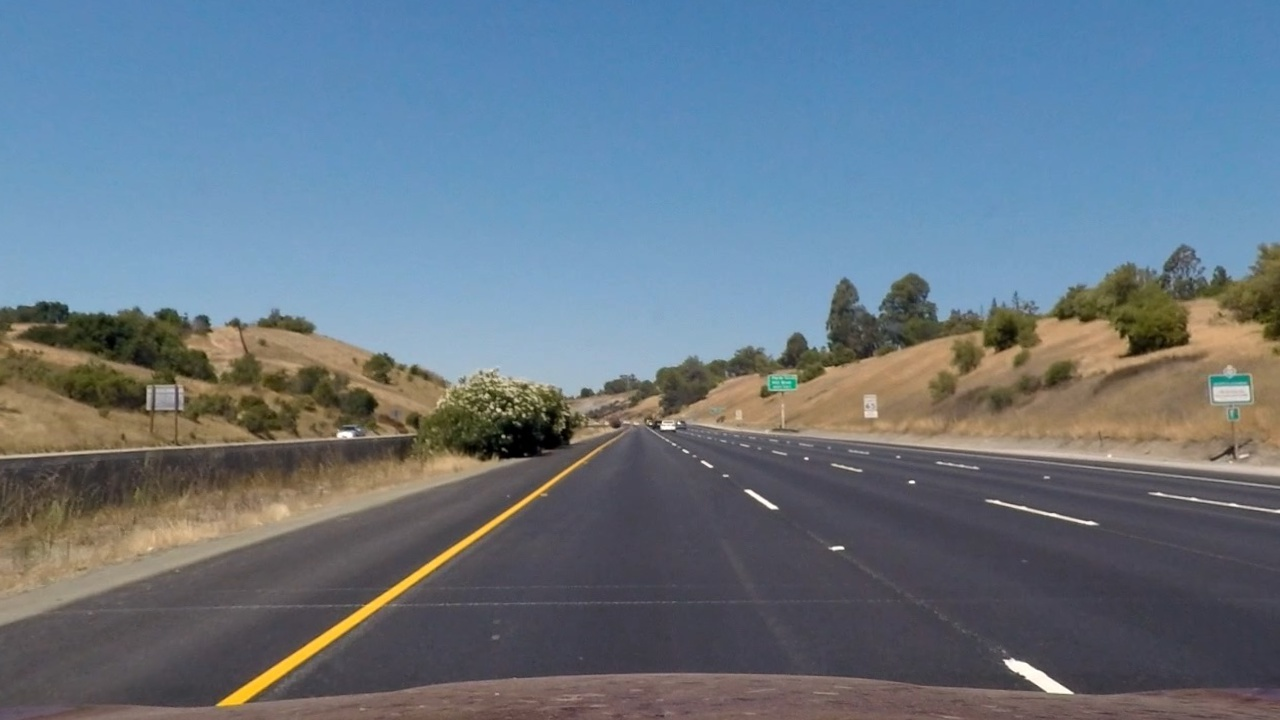
#> input picture output_images/undistorted_images/straight_lines1.jpg, 1280 x 720 px
$ python gradient_threshold.py   (older library calls are emulated)
#> lines starting #> are read from the running program, lines starting #| are printed output that depends on the picture; after the words box and inside, x2 and y2 are one past the last pixel; in counts of white or black regions, pixels touching at a corner belong together
### helper_functions.py
import os
import cv2
import shutil
import numpy as np

SCREENSIZE = (16, 8.5)
IM_SIZE = (1280, 720)
VARS_PATH = 'output_images/'

CALIB_IMS = 'camera_cal/'
CORNER_IMS = 'output_images/cam_calibration_images/'
CHESS_X = 9
CHESS_Y = 6
TRANS_IMS = 'output_images/perspective_transformation_images/'
STRAIGHT_IMS = ('output_images/undistorted_images/straight_lines1.jpg',
                'output_images/undistorted_images/straight_lines2.jpg')

TEST_IMS = '../test_images/'
UNDIST_IMS = '../output_images/undistorted_images/'

GRAD_THRESH_IMS = '../output_images/gradient_thresholded_images/'
COLOR_THRESH_IMS = '../output_images/color_thresholded_images/'
THRESH_IMS = '../output_images/combined_threshold_images/'

WARPED_IMS = '../output_images/warped_images/'

YM_PER_PIX = 30/720  # meters per pixel in y dimension
XM_PER_PIX = 3.7/700  # meters per pixel in x dimension
DETECT_IMS = '../output_images/lane_detection_images/'


def load_images_as_rgb(folder):
#> called with folder = '../output_images/undistorted_images/'
    loaded_images, loaded_filenames = [], []
    for filename in os.listdir(folder):
        if os.path.isfile(os.path.join(folder, filename)):
            im = cv2.imread(os.path.join(folder, filename))
#> im is the input picture: shape (720, 1280, 3); mean B, G, R 131.6, 118.3, 103.6
            im = cv2.cvtColor(im, cv2.COLOR_BGR2RGB)
            if im is not None:
                loaded_images.append(im)
                loaded_filenames.append(filename)
    print("Loaded {} images".format(len(loaded_images)))
#| Loaded 2 images
    return loaded_images, loaded_filenames


def create_or_rewrite(folder_name):
    if os.path.exists(folder_name):
        shutil.rmtree(folder_name)
    os.makedirs(folder_name)


# [4 lines left out: function undistort, not called in this run]


def abs_sobel_threshold(img, orient, sobel_kernel, thresh):
    # 1) Convert to grayscale
    gray = cv2.cvtColor(img, cv2.COLOR_RGB2GRAY)
    # 2) Take the derivative in x or y given orient = 'x' or 'y',
    # 3) Take the absolute value of the derivative or gradient
    if orient == 'x':
        abs_sobel = np.absolute(cv2.Sobel(gray, cv2.CV_64F, 1, 0, ksize=sobel_kernel))
    if orient == 'y':
        abs_sobel = np.absolute(cv2.Sobel(gray, cv2.CV_64F, 0, 1, ksize=sobel_kernel))
    # 4) Scale to 8-bit (0 - 255) then convert to type = np.uint8
    scaled_sobel = np.uint8(255 * abs_sobel / np.max(abs_sobel))
    # 5) Create a mask of 1's where the scaled gradient magnitude is > thresh_min and < thresh_max
    binary = np.zeros_like(scaled_sobel)
    binary[(scaled_sobel >= thresh[0]) & (scaled_sobel <= thresh[1])] = 1
    # 6) Return this mask as your binary_output image
    return binary


def mag_threshold(img, sobel_kernel, thresh):
    # 1) Convert to grayscale
    gray = cv2.cvtColor(img, cv2.COLOR_RGB2GRAY)
    # 2) Take the gradient in x and y separately
    sobelx = cv2.Sobel(gray, cv2.CV_64F, 1, 0, ksize=sobel_kernel)
    sobely = cv2.Sobel(gray, cv2.CV_64F, 0, 1, ksize=sobel_kernel)
    # 3) Calculate the magnitude
    gradmag = np.sqrt(sobelx ** 2 + sobely ** 2)
    # 4) Scale to 8-bit (0 - 255) and convert to type = np.uint8
    scale_factor = np.max(gradmag) / 255
    gradmag = (gradmag / scale_factor).astype(np.uint8)
    # 5) Create a binary mask where mag thresholds are met
    binary = np.zeros_like(gradmag)
    binary[(gradmag >= thresh[0]) & (gradmag <= thresh[1])] = 1
    # 6) Return this mask as your binary_output image
    return binary


def dir_threshold(img, sobel_kernel, thresh):
    # 1) Convert to grayscale
    gray = cv2.cvtColor(img, cv2.COLOR_RGB2GRAY)
    # 2) Take the gradient in x and y separately
    sobelx = cv2.Sobel(gray, cv2.CV_64F, 1, 0, ksize=sobel_kernel)
    sobely = cv2.Sobel(gray, cv2.CV_64F, 0, 1, ksize=sobel_kernel)
    # 3) Take the absolute value of the x and y gradients
    # 4) Use np.arctan2(abs_sobely, abs_sobelx) to calculate the direction of the gradient
    absgraddir = np.arctan2(np.absolute(sobely), np.absolute(sobelx))
    # 5) Create a binary mask where direction thresholds are met
    binary = np.zeros_like(absgraddir)
    binary[(absgraddir >= thresh[0]) & (absgraddir <= thresh[1])] = 1
    # Return the binary image
    return binary


# [217 lines left out: functions draw_lines, rgb_select, hls_select, ycrcb_select, lab_select, sliding_windows and 7 more, not called in this run]

### single_images_pipeline/gradient_threshold.py
import matplotlib.pyplot as plt
from helper_functions import *

images, filenames = load_images_as_rgb(UNDIST_IMS)      # read undistorted images and its filenames # PIPELINE!
#> images = 2 items; filenames = ['straight_lines1.jpg', 'straight_lines2.jpg']
create_or_rewrite(GRAD_THRESH_IMS)                      # dir for gradient-thresholded images
create_or_rewrite(GRAD_THRESH_IMS + 'comparisons')      # dir for gradient-thresholded ims comparison to originals

# Parameters
ksize = 5  # Choose a Sobel kernel size, a larger odd number gives smoother gradient measurements
grad_thresh = (50, 255)
mag_thresh = (50, 255)
dir_thresh = (0.5, 1.3)

########################################################################################################################

gradient_binary = []
for fname, img in zip(filenames, images):
    gradx_binary = abs_sobel_threshold(img, orient='x', sobel_kernel=ksize, thresh=grad_thresh)
    grady_binary = abs_sobel_threshold(img, orient='y', sobel_kernel=ksize, thresh=grad_thresh)
    mag_binary = mag_threshold(img, sobel_kernel=ksize, thresh=mag_thresh)
    dir_binary = dir_threshold(img, sobel_kernel=ksize, thresh=dir_thresh)

    combination = np.zeros_like(dir_binary)
    combination[((gradx_binary == 1) & (grady_binary == 1)) | ((mag_binary == 1) & (dir_binary == 1))] = 1
    gradient_binary.append(combination)
    cv2.imshow('gradient threshold image', 255*combination)
    cv2.waitKey(500)
    cv2.imwrite(GRAD_THRESH_IMS + fname, 255*combination)
#> this loop made 2 passes
#> (fname, scale_factor in mag_threshold) on passes 1 to 2: ('straight_lines1.jpg', 33.35), ('straight_lines2.jpg', 35.54)
#> pass 1, in abs_sobel_threshold, `gray = cv2.cvtColor(img, cv2.COLOR_RGB2GRAY)`:
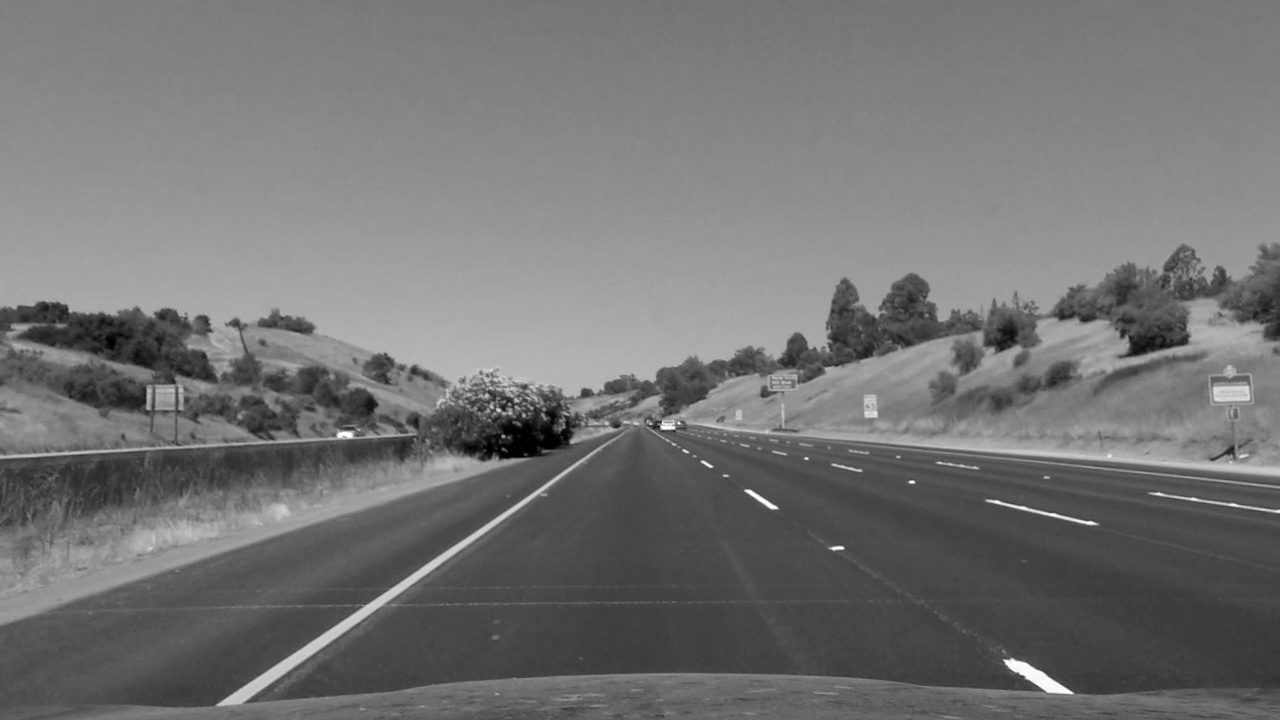
#> gray: shape (720, 1280); min 0, max 255, mean 115.4
#> pass 1, in abs_sobel_threshold, `abs_sobel = np.absolute(cv2.Sobel(gray, cv2.CV_64F, 1, 0, ksize=sobel_..`:
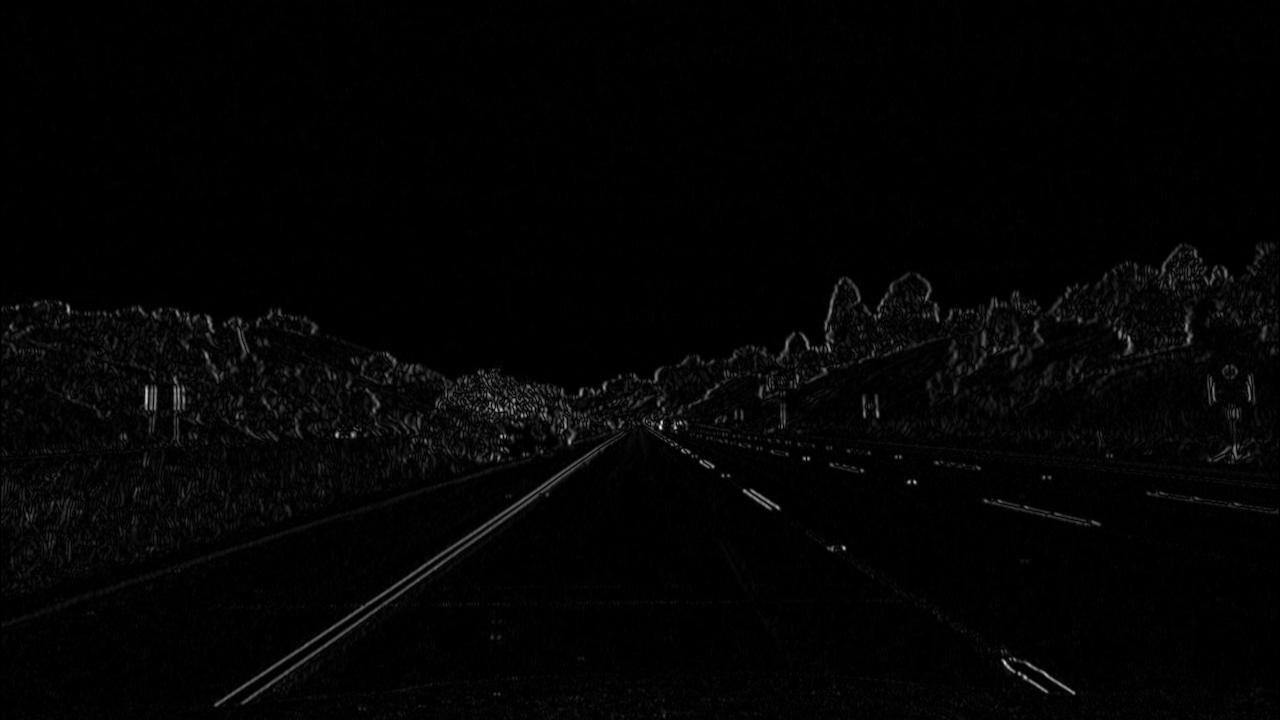
#> abs_sobel: shape (720, 1280) float64; min 0, max 8077, mean 132.4; drawn with min black and max white
#> pass 1, `gradx_binary = abs_sobel_threshold(img, orient='x', sobel_kernel=ksize..`:
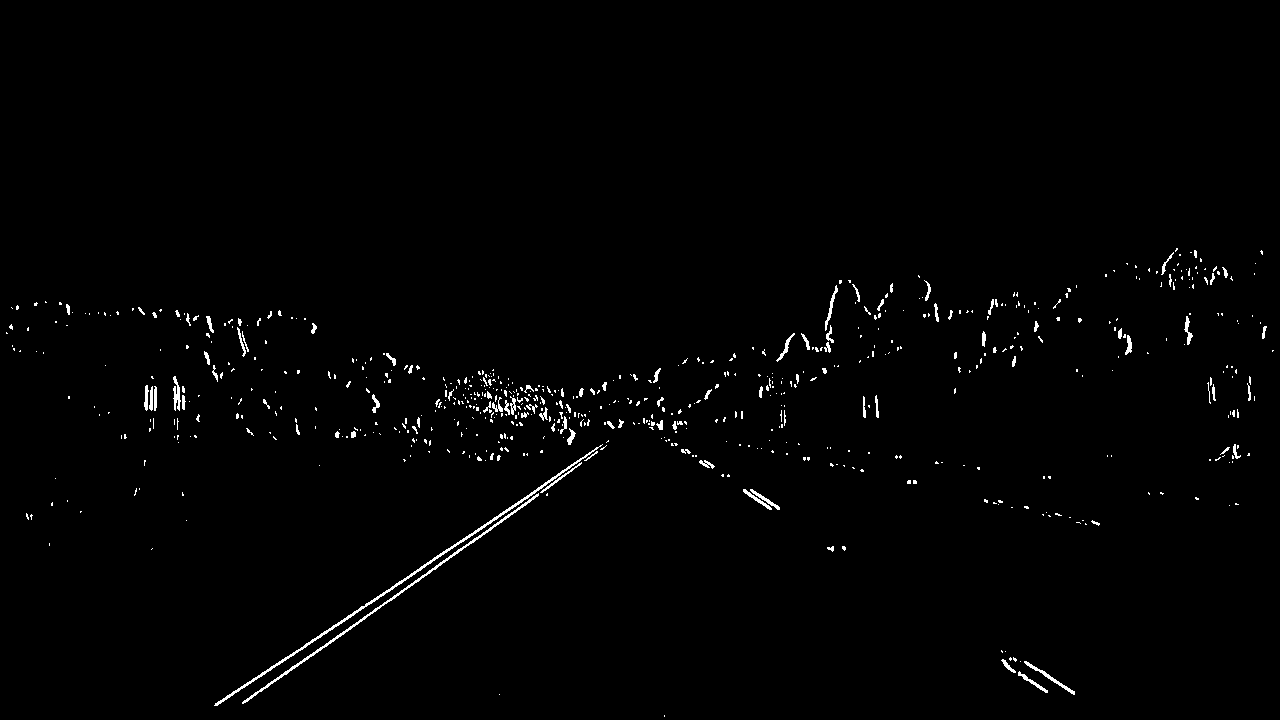
#> gradx_binary: shape (720, 1280); values 0 (black) and 1 (white), 1.1% white in thin lines or dots, all inside (x1, y1, x2, y2) = (6, 248, 1274, 717)
#> after the loop:
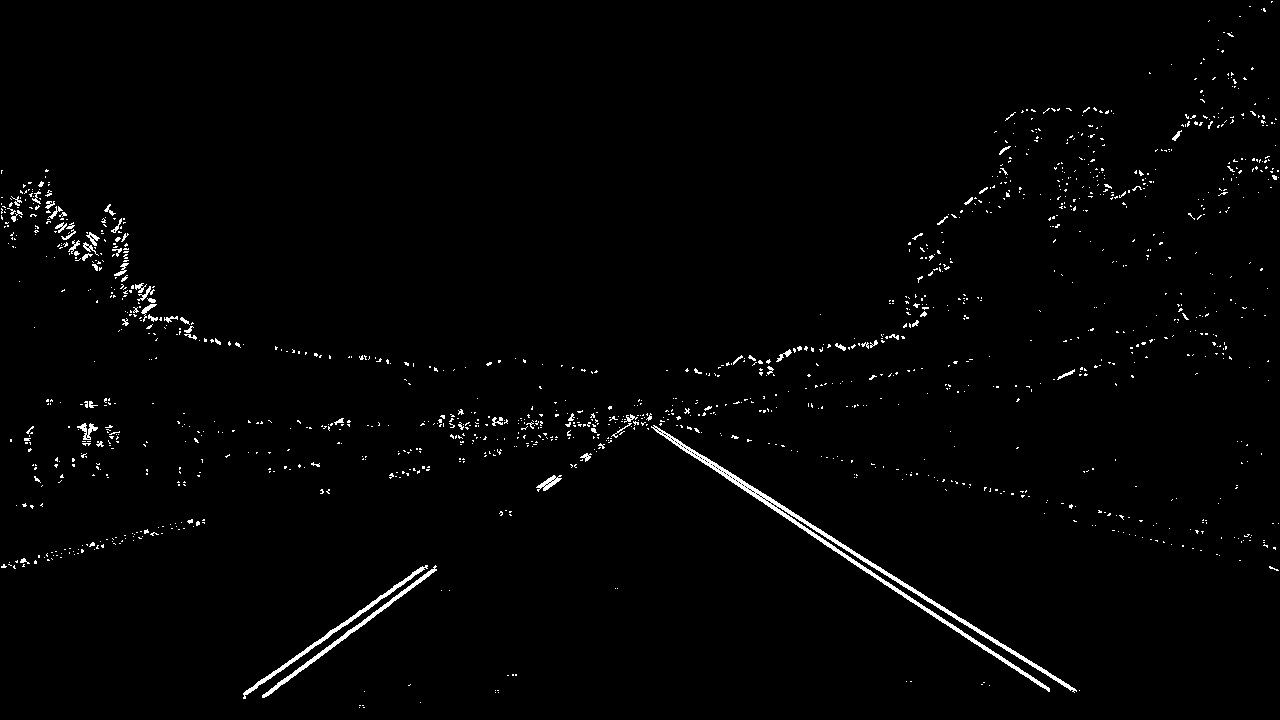
#> combination: shape (720, 1280) float64; values 0 (black) and 1 (white), 1.5% white in thin lines or dots
#> after the loop, gradient_binary = 2 items
cv2.destroyAllWindows()

########################################################################################################################

# Visualize gradient thresholding and save it for a list of given images
givens = [0, 1, 2, 3, 4, 5, 6, 7]
fig, (ax1, ax2) = plt.subplots(1, 2, figsize=SCREENSIZE)
for given in givens:
#> (the run stopped early here; a loop or call above may not have finished)
